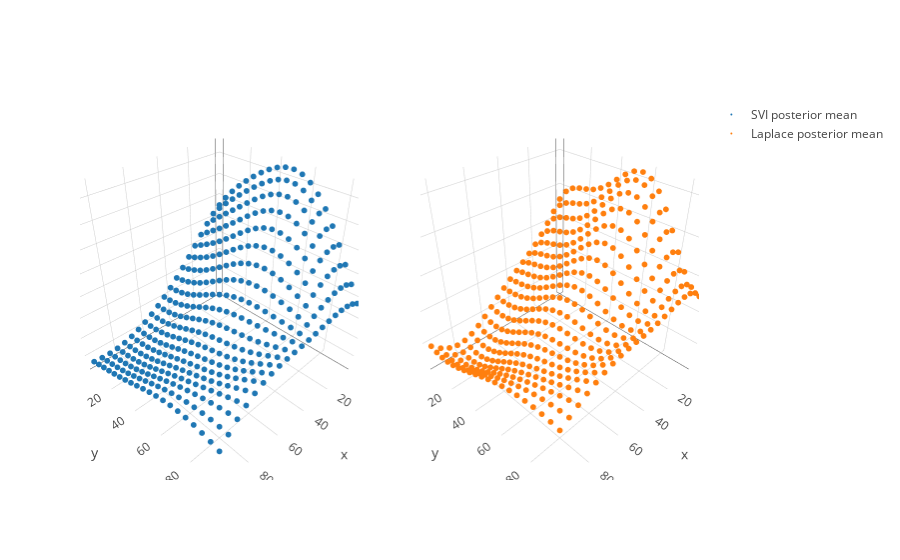

Source (notebook cell):
### Markdown cell above
Here, we make predictions and plot the inferred functions.

### Code cell
pred_svi = inf_svi.predict()
pred_lp = inf_lp.f_pred

trace_svi = go.Scatter3d(x = X[:,0], y = X[:,1], z=pred_svi, mode = 'markers', marker=dict(size = 2,), name = 'SVI posterior mean')
trace_lp = go.Scatter3d(x = X[:,0], y = X[:,1], z=pred_lp, mode = 'markers', marker=dict(size = 2,), name = 'Laplace posterior mean')
fig = tools.make_subplots(rows=1, cols=2, specs=[[{'is_3d': True}, {'is_3d': True}]])
fig.append_trace(trace_svi, 1, 1)
fig.append_trace(trace_lp, 1, 2)
iplot(fig)

### Figure 1 — Plotly figure (JSON) as saved in the notebook; plotly's stock layout.template omitted (floating-point values rounded to 4 significant figures; data arrays with more than 128 entries replaced by an {"elided": "..."} marker saying what was removed)
{"data": [{"marker": {"size": 2}, "mode": "markers", "name": "SVI posterior mean", "scene": "scene1", "type": "scatter3d", "x": {"elided": "400 int values"}, "y": {"elided": "400 int values"}, "z": {"elided": "400 float values"}}, {"marker": {"size": 2}, "mode": "markers", "name": "Laplace posterior mean", "scene": "scene2", "type": "scatter3d", "x": {"elided": "400 int values"}, "y": {"elided": "400 int values"}, "z": {"elided": "400 float values"}}], "layout": {"scene1": {"domain": {"x": [0, 0.45], "y": [0, 1]}}, "scene2": {"domain": {"x": [0.55, 1], "y": [0, 1]}}}}
